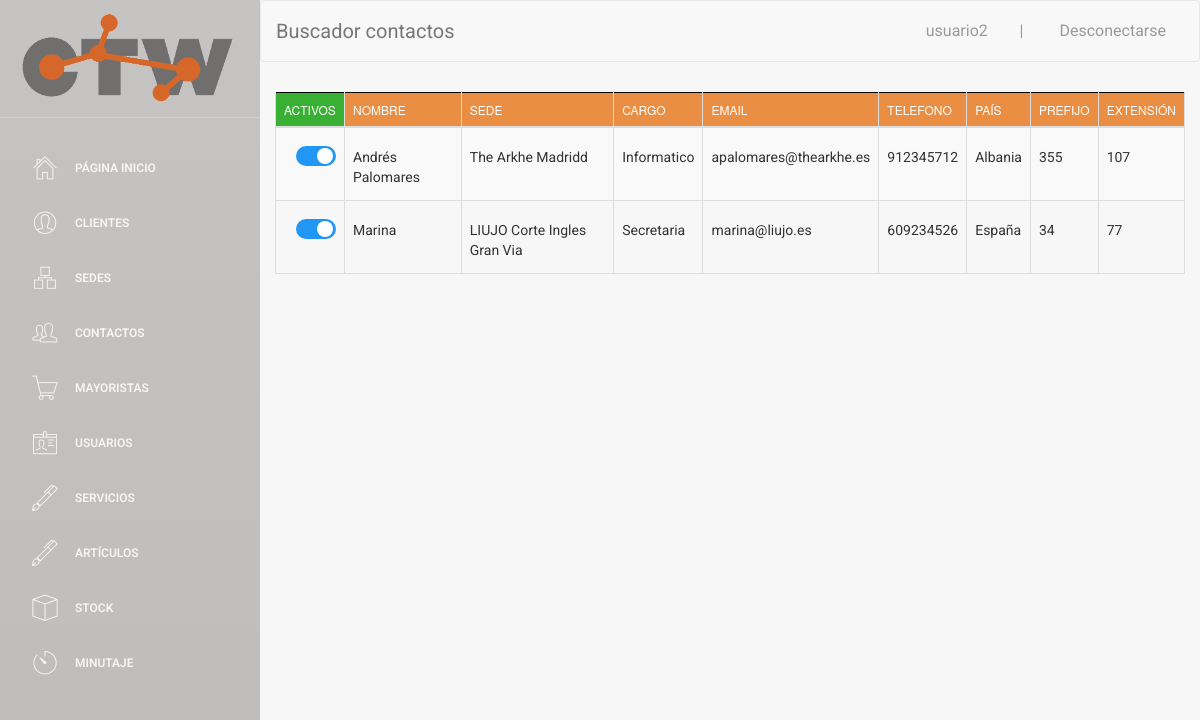
Page /buscador/buscador_contactos.php (signed in) on the committed database.
### tables this page shows
CREATE TABLE `CONTACTO` (
  `ID_CONTACTO` int(4) NOT NULL,
  `nombre` varchar(50) NOT NULL,
  `ID_sede` int(4) DEFAULT NULL,
  `cargo` varchar(35) NOT NULL,
  `email` varchar(25) NOT NULL,
  `telefono` int(9) NOT NULL,
  `pais` varchar(30) DEFAULT NULL,
  `prefijo` int(5) DEFAULT NULL,
  `extension` int(10) DEFAULT NULL,
  `activo` tinyint(4) NOT NULL DEFAULT '1'
);

CREATE TABLE `SEDE` (
  `ID_SEDE` int(5) NOT NULL,
  `NIF_cliente` varchar(9) DEFAULT NULL,
  `nombre` varchar(40) DEFAULT NULL,
  `ubicacion` varchar(50) DEFAULT NULL,
  `ciudad` varchar(25) NOT NULL,
  `codigo_postal` varchar(10) NOT NULL,
  `calle` varchar(30) NOT NULL,
  `numero` varchar(8) NOT NULL,
  `telefono` int(9) NOT NULL,
  `pais` varchar(30) DEFAULT NULL,
  `prefijo` int(5) DEFAULT NULL,
  `activo` tinyint(1) NOT NULL
);

### web/assets/php/selects.php (called while the page is built, shortened)
<?php
function select_all_contacto(){
    $conn = connect();
    $sql = "SELECT *
    FROM CONTACTO";
    $data = $conn->query($sql);
    return $data;
}
   function select_nombre_sede($ID_sede){
    $conn = connect();
    $sql = "SELECT nombre
    FROM SEDE WHERE ID_SEDE = '".$ID_sede."'";
    $data = $conn->query($sql);
    $row = $data->fetch_assoc();
    $nombre_sede = $row['nombre'];
    return $nombre_sede;
  }
?>

### web/buscador/buscador_contactos.php (the view, shortened to what this page needs)
<!doctype html>
<?php
include('../assets/php/selects.php');
include('../assets/php/functions.php');
if($_SESSION["login_done"]==true){
?>
<html lang="en">
<head>
</head>
<body>
<div class="wrapper">
    <div class="sidebar">
        <div class="sidebar-wrapper">
        </div>
    </div>
    <div class="main-panel">
        <nav class="navbar navbar-default navbar-fixed">
            <div class="container-fluid">
                <div class="navbar-header">
                    <a class="navbar-brand">Buscador contactos</a>
                </div>
                <div class="collapse navbar-collapse">
                </div>
            </div>
        </nav>
        <div class="content">
            <div class="container-fluid">
                <div class="row">
                    <div >
                        <div >
                            <table id="buscador_contacto" class="table table-striped table-bordered">
                                    <thead>
                                        <tr>
                                            <th style="background-color: #39AF33; width: 3px;">Activos</th>
                                            <th>Nombre</th>
                                            <th>Sede</th>
                                            <th>Cargo</th>
                                            <th>Email</th>
                                            <th>Telefono</th>
                                            <th>País</th>
                                            <th>Prefijo</th>
                                            <th>Extensión</th>
                                        </tr>
                                    </thead>
                                    <tbody>
                                    <?php
                                    $data = select_all_contacto();
                                    if ($data->num_rows > 0) {
                                        while ($row = $data->fetch_assoc()) {
                                            $pk = $row['ID_CONTACTO'];
                                            ?>
                                                    <tr>
                                                        <?php checkbox_contacto($row['activo'],$row['ID_CONTACTO']  )?>
                                                        <td><label style="margin-top: 11px;"><a href="#" class="nombre" data-pk=<?php echo "\"$pk\""; ?>><?php echo $row['nombre']?> </a></label></td>
                                                        <td><label style="margin-top: 11px;">
                                                        <a data-pk=<?php echo "\"$pk\""; ?>>
                                                        <?php
                                                        $id_sede = $row['ID_sede'];
                                                        $nombreSede = select_nombre_sede($id_sede);
                                                        echo $nombreSede;
                                                        ?>
                                                        </a></label></td>
                                                        <td><label style="margin-top: 11px;"><a href="#" class="cargo" data-pk=<?php echo "\"$pk\""; ?>><?php echo $row['cargo']?> </a></label></td>
                                                        <td><label style="margin-top: 11px;"><a href="#" class="email" data-pk=<?php echo "\"$pk\""; ?>><?php echo $row['email']?> </a></label></td>
                                                        <td><label style="margin-top: 11px;"><a href="#" class="telefono" data-pk=<?php echo "\"$pk\""; ?>><?php echo $row['telefono']?> </a></label></td>
                                                        <td><label style="margin-top: 11px;"><a href="#" class="pais" data-pk=<?php echo "\"$pk\""; ?>><?php echo $row['pais']?> </a></label></td>
                                                        <td><label style="margin-top: 11px;"><a href="#" class="prefijo" data-pk=<?php echo "\"$pk\""; ?>><?php echo $row['prefijo']?> </a></label></td>
                                                        <td><label style="margin-top: 11px;"><a href="#" class="extension" data-pk=<?php echo "\"$pk\""; ?>><?php echo $row['extension']?> </a></label></td>
                                                    </tr>
                                        <?php
                                                 }
                                            } else {
                                                 echo "0 results";
                                            }
                                        ?>
                                    </tbody>
                                </table>
                        </div>
                    </div>
                </div>
            </div>
        </div>
    </div>
</div>
</body>
</html>
<?php
}else{
    echo "false";
    header("location:../index.php");
}
?>

### web/assets/php/functions.php (shortened to what this page needs)
<html>
    <?php
function checkbox_contacto($activo, $ID_CONTACTO)
{
    if ($activo == 0) {
        echo "<td><label style=\"margin-top: 10px; margin-left:12px;\" class=\"switcha\" ><a class=\"checkbox_activo\">&nbsp;0</a><input  type=\"checkbox\" onchange=\" onchange_contacto($ID_CONTACTO, $activo)\"><div  class=\"slider rounda\"></div></label></td>";
    } else {
        echo "<td><label style=\"margin-top: 10px; margin-left:12px;\" class=\"switcha\"><a  class=\"checkbox_activo\">&nbsp;1</a><input  type=\"checkbox\" checked onchange=\" onchange_contacto($ID_CONTACTO, $activo)\" ><div  class=\"slider rounda\"></div></label></td>";
    }
}
?>
</html>

### web/assets/css/micss.css (style rules this page uses)
.switcha { position: relative; display: inline-block; width: 40px; height: 20px; }
.slider { position: absolute; cursor: pointer; top: 0; left: 0; right: 0; bottom: 0; background-color: #ccc; -webkit-transition: .4s; transition: .4s; }
.slider:before { position: absolute; content: ""; height: 16px; width: 16px; left: 2px; bottom: 2px; background-color: white; -webkit-transition: .4s; transition: .4s; }
input:checked + .slider { background-color: #2196F3; }
input:checked + .slider:before { -webkit-transform: translateX(1px); -ms-transform: translateX(10px); transform: translateX(19px); }
.slider.rounda { border-radius: 34px; }
.slider.rounda:before { border-radius: 50%; }

### web/assets/css/table_editor.css (style rules this page uses)
a, a:hover { color: #000; }

### web/assets/css/table.css (style rules this page uses)
table { border: none; }
table thead, table tfoot { background-color: #e98e42; border: 1px solid black; }
a, a:hover { color: #000; }

### rows in the picture
contacto: nombre "Andrés Palomares", ID_sede.nombre "The Arkhe Madridd", cargo "Informatico", email "apalomares@thearkhe.es", telefono "912345712", pais "Albania", prefijo "355", extension "107"
contacto: nombre "Marina", ID_sede.nombre "LIUJO Corte Ingles Gran Via", cargo "Secretaria", email "marina@liujo.es", telefono "609234526", pais "España", prefijo "34", extension "77"
